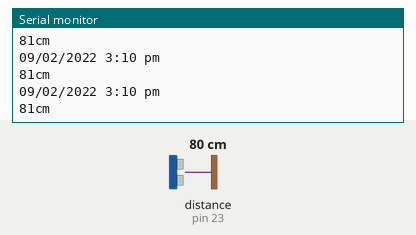
Bench run of a sketch on a simulated Arduino Mega 2560, built with avr-gcc and run on an emulated ATmega2560. Shown: the last lines printed to the serial monitor. Inputs (shaded band) come from the test bench; at power-on: distance to the obstacle (sensor on pin 23) 80 cm. The echo pulse lasts 58.3 µs per cm.

Above: at 1.8 s.
1.9 s: distance to the obstacle (sensor on pin 23) set to 2 cm
At 2.32 s:
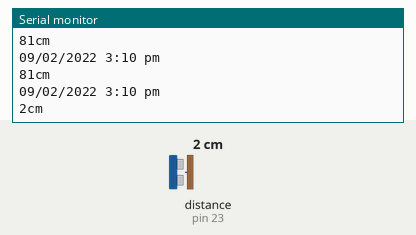
3.4 s: distance to the obstacle (sensor on pin 23) set to 4 cm
At 3.83 s:
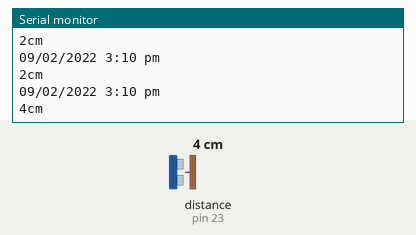
Timing chart, 0 to 6.4 s (numbered marks = the images above; inputs shaded):
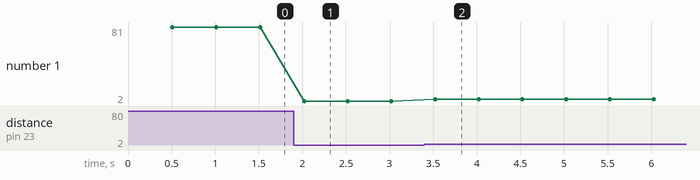

The sketch:

iot-practica2-distancia.ino
```cpp
#include <NewPing.h>

#define TRIGGER_PIN 22
#define ECHO_PIN 23
#define MAX_DISTANCE 200

NewPing sonar(TRIGGER_PIN, ECHO_PIN, MAX_DISTANCE);

void setup() {
   Serial.begin(115200);
}

void loop() {
   delay(500);
   Serial.println("09/02/2022 3:10 pm");
   Serial.print(sonar.ping_cm());
   Serial.println("cm");
}
```

Measured:
- after the input at 1.9 s, the serial monitor: prints a new line after 0.12 s (image 1)
- after the input at 3.4 s, the serial monitor: prints a new line after 0.12 s (image 2)
- plotted number 1: 2 → 4 after the input at 3.4 s
